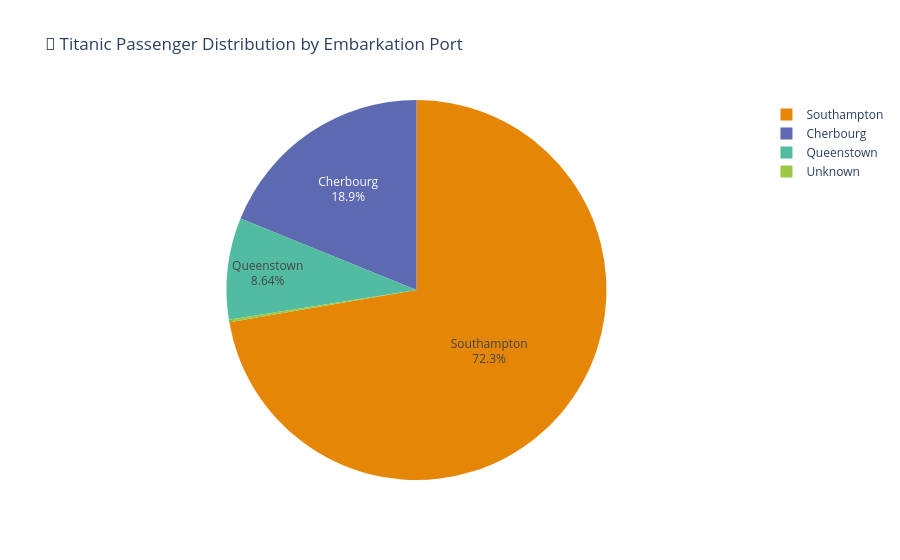

Notebook code cell kept with this figure:
### Markdown cell above
## 🌈 Best Multicolored Pie Chart — Embarkation Distribution
- 💎 Why This Pie Chart Stands Out:

    - ✅ Vivid colors (via px.colors.qualitative.Vivid)
    - ✅ Clear labels inside the slices
    - ✅ Interactive with tooltips and hover effects
    - ✅ Easy to adapt to other categories (e.g., Survived, Sex, etc.)

### Code cell
import pandas as pd
import plotly.express as px

# Load data
url = "https://raw.githubusercontent.com/Electricalelectronicsfinland/Mini-Project-Titanic-DATA-file/main/titanic.csv"
titanic = pd.read_csv(url)

# Clean and map embarkation codes
titanic['Embarked'] = titanic['Embarked'].fillna('Unknown')
port_map = {'C': 'Cherbourg', 'Q': 'Queenstown', 'S': 'Southampton', 'Unknown': 'Unknown'}
titanic['EmbarkPort'] = titanic['Embarked'].map(port_map)

# Count data
port_counts = titanic['EmbarkPort'].value_counts().reset_index()
port_counts.columns = ['EmbarkPort', 'Count']

# 🎨 Multicolored Pie Chart using Plotly
fig = px.pie(
    port_counts,
    names='EmbarkPort',
    values='Count',
    color='EmbarkPort',
    color_discrete_sequence=px.colors.qualitative.Vivid,
    title='🌈 Titanic Passenger Distribution by Embarkation Port'
)

fig.update_traces(textposition='inside', textinfo='percent+label')
fig.update_layout(showlegend=True)
fig.show()

### Figure 1 — Plotly figure (JSON) as saved in the notebook; plotly's stock layout.template omitted (floating-point values rounded to 4 significant figures)
{"data": [{"customdata": [["Southampton"], ["Cherbourg"], ["Queenstown"], ["Unknown"]], "domain": {"x": [0, 1], "y": [0, 1]}, "hovertemplate": "EmbarkPort=%{customdata[0]}<br>Count=%{value}<extra></extra>", "labels": ["Southampton", "Cherbourg", "Queenstown", "Unknown"], "legendgroup": "", "marker": {"colors": ["rgb(229, 134, 6)", "rgb(93, 105, 177)", "rgb(82, 188, 163)", "rgb(153, 201, 69)"]}, "name": "", "showlegend": true, "textinfo": "percent+label", "textposition": "inside", "type": "pie", "values": [644, 168, 77, 2]}], "layout": {"autosize": true, "legend": {"tracegroupgap": 0}, "piecolorway": ["rgb(229, 134, 6)", "rgb(93, 105, 177)", "rgb(82, 188, 163)", "rgb(153, 201, 69)", "rgb(204, 97, 176)", "rgb(36, 121, 108)", "rgb(218, 165, 27)", "rgb(47, 138, 196)", "rgb(118, 78, 159)", "rgb(237, 100, 90)", "rgb(165, 170, 153)"], "showlegend": true, "title": {"text": "🌈 Titanic Passenger Distribution by Embarkation Port"}}}
